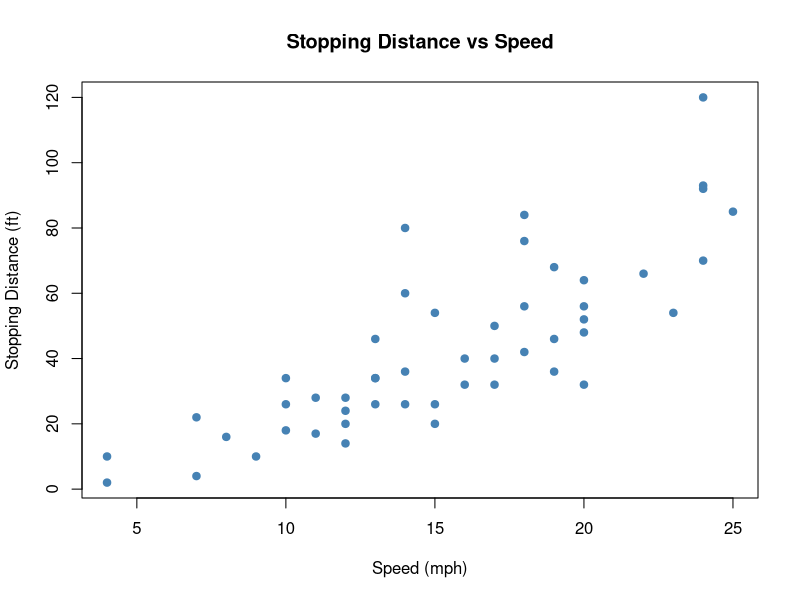
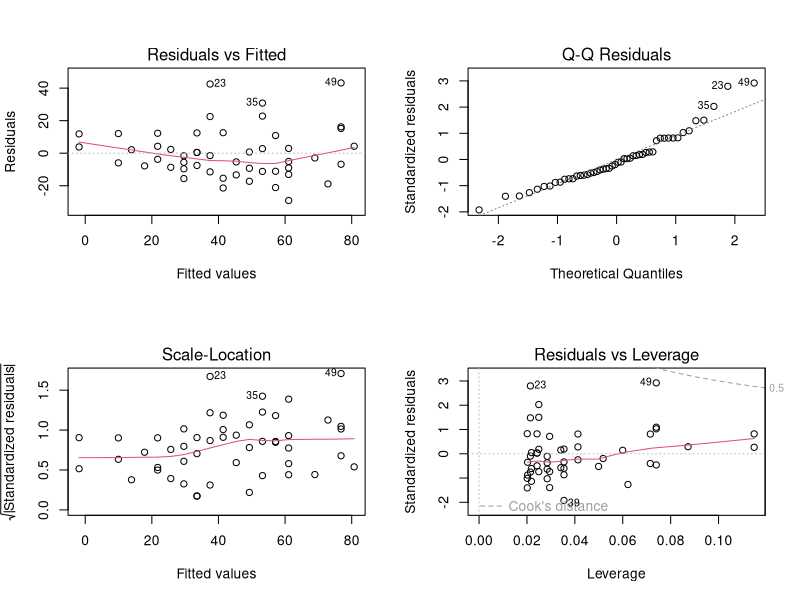
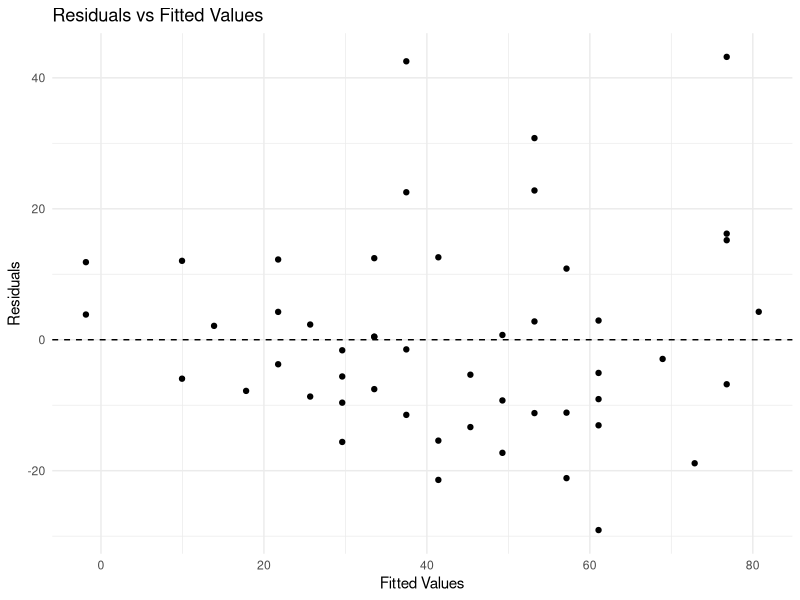

These charts were generated, in order, by the following R code:
## ---- chunk 1
# Base dataset
data(cars)

# Scatterplot
plot(cars$speed, cars$dist,
     main = "Stopping Distance vs Speed",
     xlab = "Speed (mph)",
     ylab = "Stopping Distance (ft)",
     pch = 19, col = "steelblue")

# Linear regression model
lm_model <- lm(dist ~ speed, data = cars)
summary(lm_model)
## ---- chunk 2
# Diagnostic plots
par(mfrow=c(2,2))
plot(lm_model)
## ---- chunk 3
# Extract residuals
res <- residuals(lm_model)
fitted_vals <- fitted(lm_model)

# Save the ggplot residuals vs fitted values
library(ggplot2)

res_plot <- ggplot(data.frame(fitted_vals, res), aes(x = fitted_vals, y = res)) +
  geom_point() +
  geom_hline(yintercept = 0, linetype = "dashed") +
  labs(title = "Residuals vs Fitted Values",
       x = "Fitted Values",
       y = "Residuals") +
  theme_minimal()

ggsave("tutorial12_residuals_plot.png", plot = res_plot, width = 8, height = 5)

